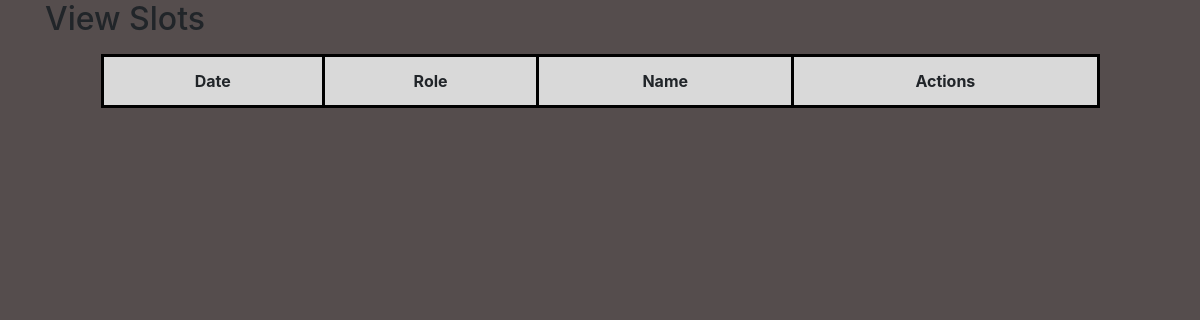
Page /bndProj/main/test.php on the earlier database version.
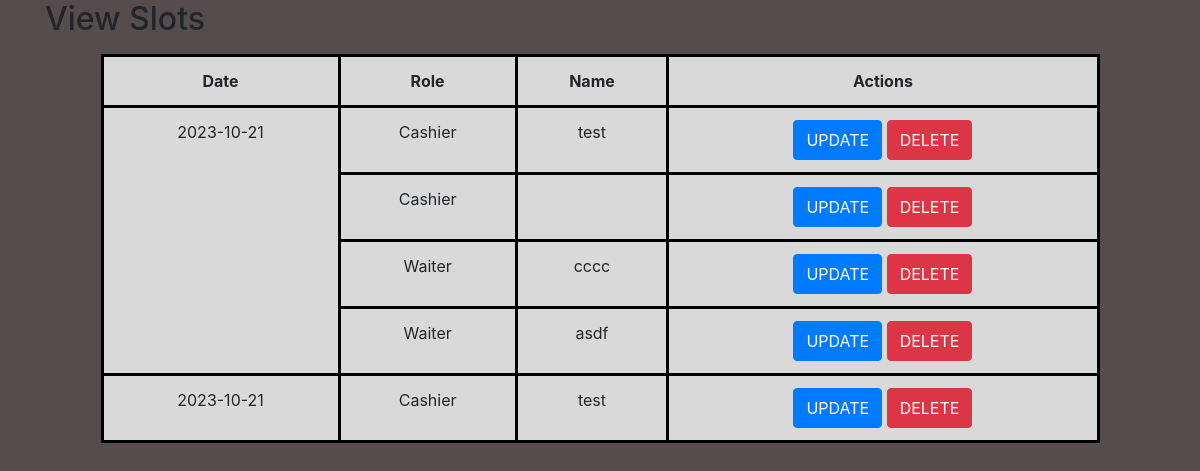
Same page on the later database version.
### tables this page shows
CREATE TABLE `workslot` (
  `workslotId` int(11) NOT NULL,
  `Date` date NOT NULL,
  `Role` varchar(255) NOT NULL,
  `username_workslot` varchar(255) DEFAULT NULL
);

### bndProj/entities/workSlotClass.php (called while the page is built, shortened)
<?php
class WorkSlotClass extends Dbh
{
    protected function view()
    {
        $array = [];
        $conn = $this->connectDB();
        $sql = "SELECT * FROM workslot ORDER BY date ASC, role ASC";
        $result = $conn->query($sql);
        if ($result->num_rows > 0)
        {
            while ($row = $result->fetch_assoc())
            {
                $current = array(
                    'workslotId' => $row['workslotId'],
                    'date' => $row['Date'],
                    'role' => $row['Role'],
                    'username_workslot' => $row['username_workslot']
                );
                array_push($array, $current);
            }
        }
        return $array;
    }
}
?>

### bndProj/controller/viewWorkSlotController.php (called while the page is built, shortened)
<?php
class ViewWorkSlotController extends WorkSlotClass
{
    public function viewWorkSlot()
    {
        $array = $this->view();
        return $array;
    }
}
?>

### bndProj/main/test.php (the view, shortened to what this page needs)
<?php
require "../entities/workSlotClass.php";
require "../controller/viewWorkSlotController.php";
?>
<!DOCTYPE html>
<html lang="en">
<head>
<link href="//maxcdn.bootstrapcdn.com/bootstrap/4.0.0/css/bootstrap.min.css" rel="stylesheet" id="bootstrap-css">
</head>
<body>
    <div class="container">
        <h2>View Slots</h2>
        <table class="table">
          <thead>
            <tr>
                <th>Date</th>
                <th>Role</th>
                <th>Name</th>
                <th class="text-center" colspan="2">Actions</th>
            </tr>
          </thead>
            <?php
                $userProfile = new ViewWorkSlotController();
                $array = $userProfile->viewWorkSlot();
                $sorted = array();
                for ($i = 0; $i < sizeof($array); $i++)
                {
                    $workslotId = $array[$i]['workslotId'];
                    $date = $array[$i]['date'];
                    $role = $array[$i]['role'];
                    $username_workslot = $array[$i]['username_workslot'];
                    if(!isset($sorted[$date]))
                    {
                        $sorted[$date] = array();
                    }
                    $details = array(
                        'workslotId' => $workslotId,
                        'username_workslot' => $username_workslot,
                        'role' => $role
                    );
                    array_push($sorted[$date], $details);
                }
                foreach ($sorted as $row)
                {
                    $max = count($row);
                    $date = key($sorted);
                    for($i = 0; $i < $max; $i++)
                    {
                        $name = $row[$i]['username_workslot'];
                        $role = $row[$i]['role'];
                        $workslotId = $row[$i]['workslotId'];
            ?>
            <tr>
            <?php
                if ($i === 0) {
                    echo '<td rowspan="' . $max . '">' . $date . '</td>';
                }
            ?>
            <td><?=$role?></td>
            <td><?=$name?></td>
            <td>
                <form method="POST">
                <button class="btn btn-primary" style="height:40px" value="<?=$workslotId?>" name="updatWorkslot">UPDATE</button>
                <button class="btn btn-danger" style="height:40px" value="<?=$workslotId?>" name="updatWorkslot">DELETE</button>
                </form>
            </td>
            </tr>
            <?php
                    }
                }
            ?>
        </table>
      </div>
</body>
</html>

### bndProj/main/test.php (style rules this page uses)
.table { margin-top: 1em !important; margin-left: auto; margin-right: auto; border-style: solid; border-color: black; background-color: #D9D9D9; width: 90%; text-align: center; }
th, td , tr { border-style: solid; border-color: black; }
body { background-color: #554D4D; }

Differences in the rows shown:
added workslot: date "2023-10-21", Role "Cashier", username_workslot "test", $workslotId 1 (drawn)
added workslot: Role "Cashier", $workslotId 2 (drawn)
added workslot: Role "Waiter", username_workslot "cccc", $workslotId 3 (drawn)
added workslot: Role "Waiter", username_workslot "asdf", $workslotId 5 (drawn)
added workslot: date "2023-10-21", Role "Cashier", username_workslot "test", $workslotId 4 (drawn)
